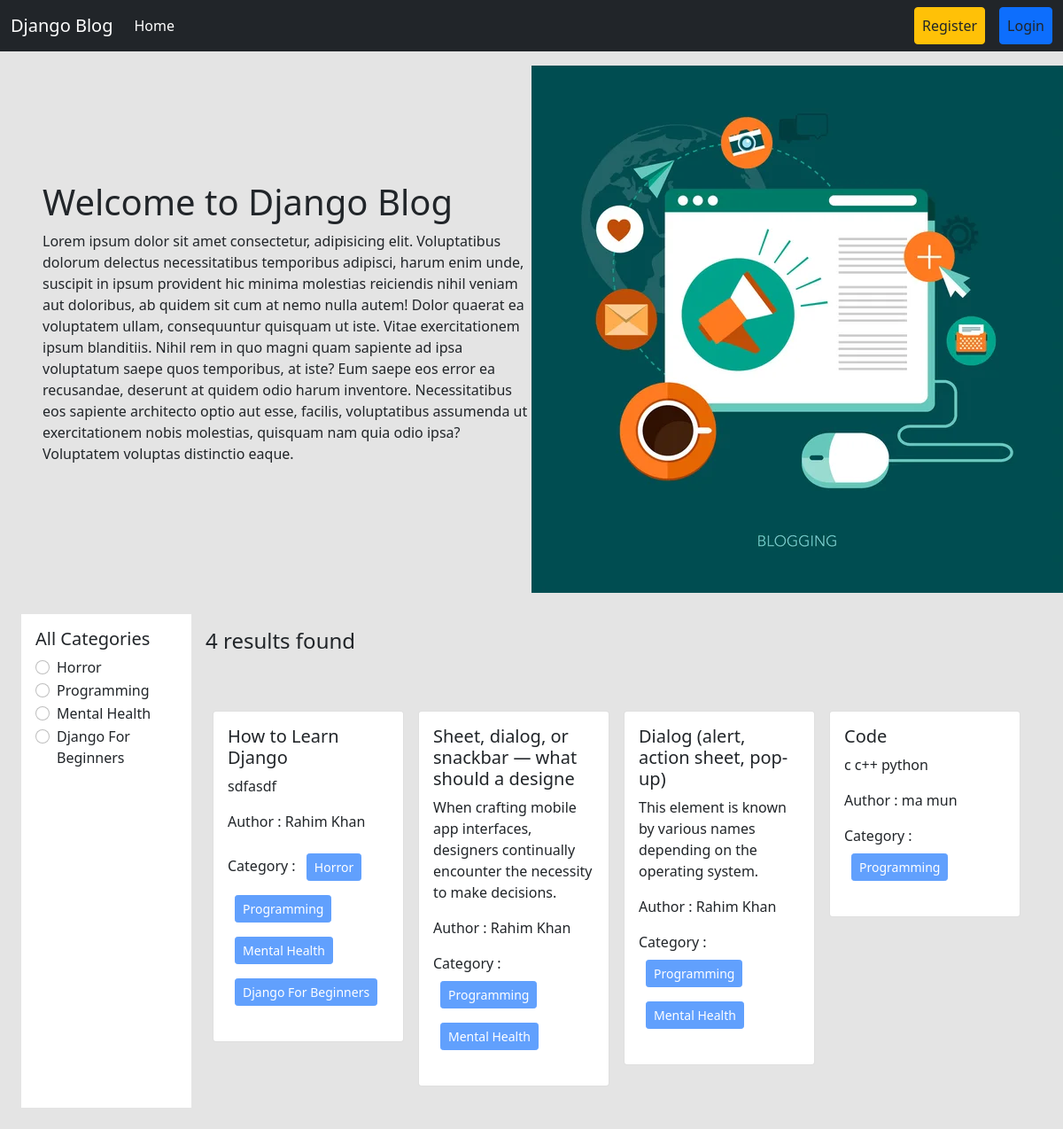
/category/programming/, run on the app's committed database.
### categories/models.py (models this page shows, shortened)
class Category(models.Model): ###
    name = models.CharField(max_length=100) ###
    slug = models.SlugField(max_length=100,unique=True, null=True, blank=True) ###

### posts/models.py (models this page shows, shortened)
class Post(models.Model): ###
    title = models.CharField(max_length=50) ###
    content = models.TextField() ###
    category = models.ManyToManyField(Category) ### ekta post multiple categorir moddhe thakte pare abar ekta categorir moddhe multiple post thakte pare
    author = models.ForeignKey(User, on_delete=models.CASCADE) ###

### blog_project/views.py (the view)
# urls.py: path('', views.home, name='homepage'),
def home(request, category_slug = None): # initially dhore nicchi je category_slug None
    data = Post.objects.all() # sob post gula ke niye aslam
    if category_slug is not None: # ekhn category slug jodi None na hoy tar mane sekhane value ache
        category = Category.objects.get(slug = category_slug)
        data = Post.objects.filter(category  = category)
    categories = Category.objects.all() # sob category dekhabo
    return render(request, 'home.html', {'data' : data, 'category' : categories})

### templates/home.html
{% extends 'base.html' %}
{% load static %}
{% block content %}
<div class="d-flex flex-wrap px-5 pt-3 align-items-center">
  <div class="col-6">
    <h1>Welcome to Django Blog</h1>
    <p>Lorem ipsum dolor sit amet consectetur, adipisicing elit. Voluptatibus dolorum delectus necessitatibus temporibus adipisci, harum enim unde, suscipit in ipsum provident hic minima molestias reiciendis nihil veniam aut doloribus, ab quidem sit cum at nemo nulla autem! Dolor quaerat ea voluptatem ullam, consequuntur quisquam ut iste. Vitae exercitationem ipsum blanditiis. Nihil rem in quo magni quam sapiente ad ipsa voluptatum saepe quos temporibus, at iste? Eum saepe eos error ea recusandae, deserunt at quidem odio harum inventore. Necessitatibus eos sapiente architecto optio aut esse, facilis, voluptatibus assumenda ut exercitationem nobis molestias, quisquam nam quia odio ipsa? Voluptatem voluptas distinctio eaque.</p>
  </div>
  <div class="col-6">
<img src="{% static 'header.jpg' %}" />
  </div>
</div>
<div class="d-flex flex-wrap p-4">
  <div class="col-2 bg-white p-3" >
    <h5>All Categories</h5>
    {% for cat in category %}
    <div class="form-check">
      <input
        class="form-check-input"
        type="radio"
        name="category"
        id="{{cat.id}}"
      />
      <label class="form-check-label" for="{{cat.id}}">
        <a href="{% url 'category_wise_post' cat.slug %}" class="text-decoration-none text-dark" >{{cat.name}}</a>
      </label>
    </div>
    {% endfor %}
  </div>
  <div class="col-10 p-3">
    <h4>{{data | length}} results found</h4>
    <div class="d-flex flex-wrap pt-5">
      {% for post in data %}
      <div class="col-sm-3">
        <div class="card m-2">
          <div class="card-body">
            <h5 class="card-title">{{post.title}}</h5>
            <p class="card-text">{{post.content}}</p>
            <p>Author : {{post.author.first_name}} {{post.author.last_name}}</p>
            <p>
              Category : {% for cat in post.category.all %}
              <button class="btn btn-primary btn-sm m-2" disabled>
                {{cat.name}}
              </button>
              {% endfor %}
            </p>
          </div>
        </div>
      </div>
      {% endfor %}
    </div>
  </div>
</div>
{% endblock %}

### data on the page
Category: name "Horror"
Category: name "Programming"
Category: name "Mental Health"
Category: name "Django For Beginners"
Post: title "How to Learn Django", content "sdfasdf", author.first_name "Rahim", author.last_name "Khan"
Post: title "Sheet, dialog, or snackbar — what should a designe", content "When crafting mobile app interfaces, designers continually encounter the necessity to make decisions.", author.first_name "Rahim", author.last_name "Khan"
Post: title "Dialog (alert, action sheet, pop-up)", content "This element is known by various names depending on the operating system.", author.first_name "Rahim", author.last_name "Khan"
Post: title "Code", content "c c++ python", author.first_name "ma", author.last_name "mun"

### other printed values
{{ data | length }} "4"
